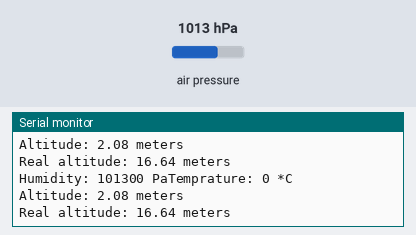
This sketch was run on a simulated Arduino Uno, built with avr-gcc and run on an emulated ATmega328P. Shown: the last lines printed to the serial monitor. The inputs (shaded band) are chosen by the test bench; at power-on: air pressure 1013 hPa.

Above: at 1.2 s.
1.3 s: air pressure set to 952 hPa
At 2.4 s:
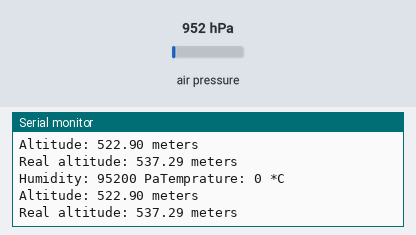
4.3 s: air pressure set to 1000 hPa
At 4.9 s:
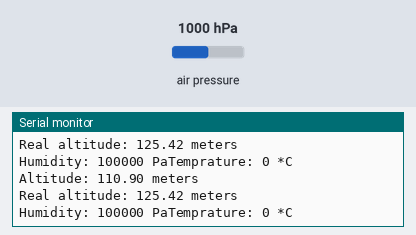
7.3 s: air pressure set to 975 hPa
At 8.0 s:
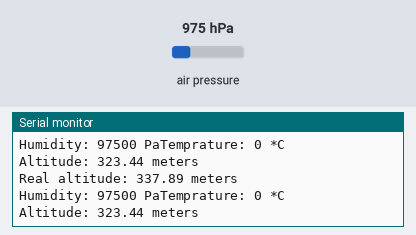
10.3 s: air pressure set to 1025 hPa
At 11.1 s:
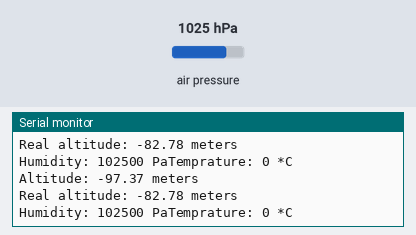
13.3 s: air pressure set to 1048 hPa
At 14.0 s:
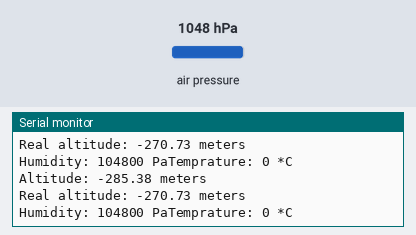
Timing chart, 0 to 16.3 s (numbered marks = the images above; inputs shaded):
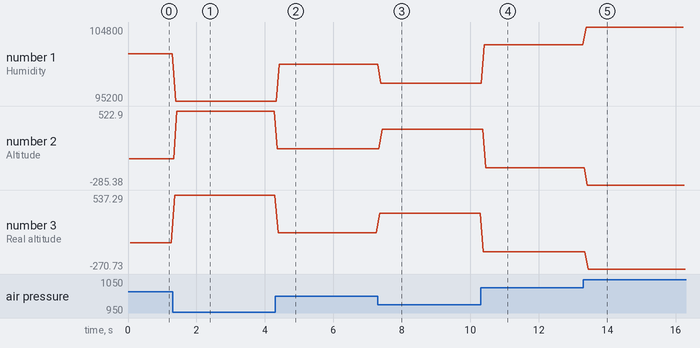

Measured:
- after the input at 1.3 s, the serial monitor: prints a new line after 0.06 s (image 1)
- after the input at 4.3 s, the serial monitor: prints a new line after 0.06 s (image 2)
- after the input at 7.3 s, the serial monitor: prints a new line after 0.05 s (image 3)
- after the input at 10.3 s, the serial monitor: prints a new line after 0.08 s (image 4)
- after the input at 13.3 s, the serial monitor: prints a new line after 0.08 s (image 5)
- plotted number 1: 101300 → 95200 after the input at 1.3 s, 95200 → 100000 after the input at 4.3 s, 100000 → 97500 after the input at 7.3 s, 97500 → 102500 after the input at 10.3 s, 102500 → 104800 after the input at 13.3 s
- plotted number 2: 2.08 → 522.9 after the input at 1.3 s, 522.9 → 110.9 after the input at 4.3 s, 110.9 → 323.44 after the input at 7.3 s, 323.44 → -97.37 after the input at 10.3 s, -97.37 → -285.38 after the input at 13.3 s
- plotted number 3: 16.64 → 537.29 after the input at 1.3 s, 537.29 → 125.42 after the input at 4.3 s, 125.42 → 337.89 after the input at 7.3 s, 337.89 → -82.78 after the input at 10.3 s, -82.78 → -270.73 after the input at 13.3 s

The sketch:

BarometricPressure.ino
```cpp
#include <Wire.h>
#include <Adafruit_BMP085.h>

Adafruit_BMP085 bmp;

void setup(){
  Serial.begin(9600);
  if(!bmp.begin()){
   Serial.println("Could not find a valid BMP085 sensor, check wiring!");
   while(1){}
  }
}
void loop(){
  Serial.print("Humidity: ");

  Serial.print(bmp.readPressure());

  Serial.print(" Pa");

  Serial.print("Temprature: ");

  Serial.print(bmp.readTemprature());
  Serial.println(" *C");
  Serial.print("Altitude: ");

  Serial.print(bmp.readAltitude());

  Serial.println(" meters");
  Serial.print("Real altitude: ");

  Serial.print(bmp.readAltitude(101500));

  Serial.println(" meters");
}
```
